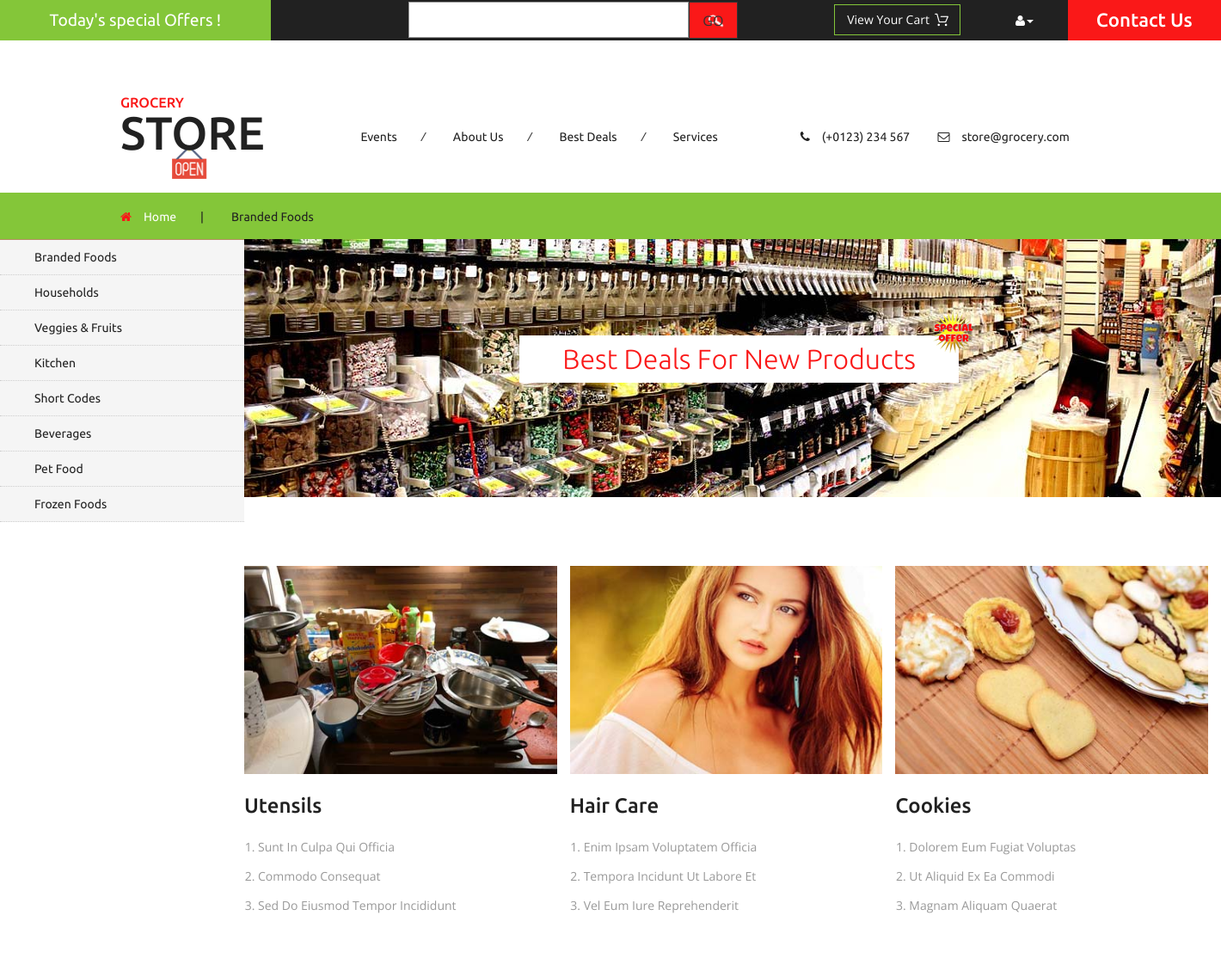
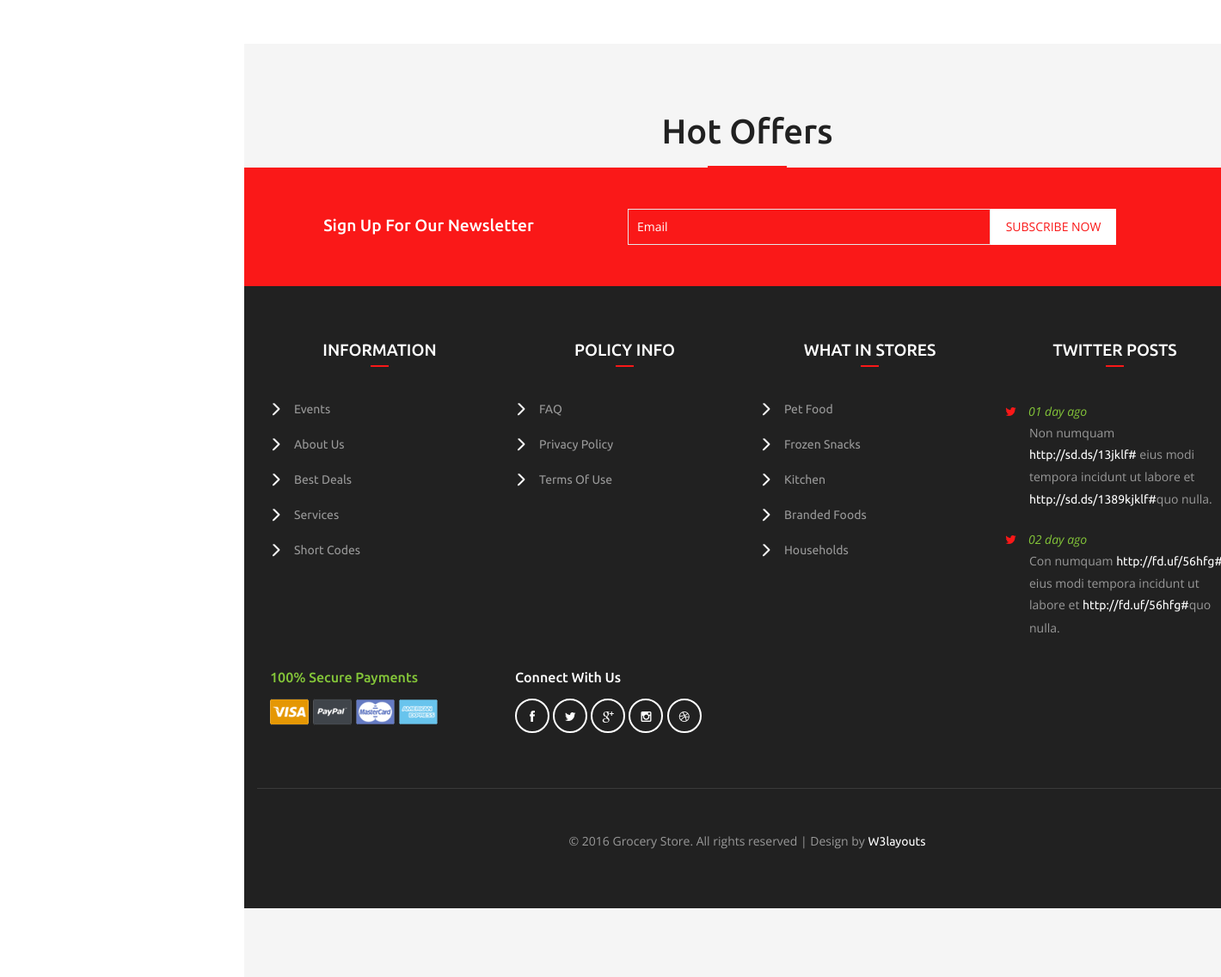
/products.php, run on the app's committed database (2 pictures, top to bottom).
### tables this page shows
CREATE TABLE `category` (
  `category_id` int(11) NOT NULL,
  `name_categogy` varchar(255) NOT NULL,
  `status` tinyint(1) NOT NULL,
  `created` datetime NOT NULL,
  `modified` datetime NOT NULL
);

### web/quantri/app/product.php (called while the page is built, shortened)
<?php
class product extends db
{
		public function category(){
		$sql = "SELECT * FROM category";
		$result = self::$conn->query($sql);
		return $this->getdata($result);
	}
}
?>

### web/quantri/app/db.php (called while the page is built, shortened)
<?php
class db
{
	public function getdata($rs){
		$arr = array();
		while($row = $rs->fetch_assoc()){
			$arr[] = $row;
		}
		return $arr;
	}
}
?>

### web/products.php (the view, shortened to what this page needs)
<?php
$product =	new	product();
?>
<!DOCTYPE html>
<html>
<head>
<link href="css/bootstrap.css" rel="stylesheet" type="text/css" media="all" />
<link href="css/style.css" rel="stylesheet" type="text/css" media="all" />
<link href="css/font-awesome.css" rel="stylesheet" type="text/css" media="all" />
</head>
<body>
	<div class="agileits_header">
		<div class="w3l_offers">
			<a href="products.php">Today's special Offers !</a>
		</div>
		<div class="w3l_search">
				<form action="result.php" method="get">
				<input type="text" name="key">
				<input type="submit" value="GO">
			</form>
		</div>
		<div class="product_list_header">
			<form action="#" method="post" class="last">
                <fieldset>
                    <input type="submit" name="submit" value="View your cart" class="button" />
                </fieldset>
            </form>
		</div>
		<div class="w3l_header_right">
			<ul>
				<li class="dropdown profile_details_drop">
					<a href="#" class="dropdown-toggle" data-toggle="dropdown"><i class="fa fa-user" aria-hidden="true"></i><span class="caret"></span></a>
				</li>
			</ul>
		</div>
		<div class="w3l_header_right1">
			<h2><a href="mail.html">Contact Us</a></h2>
		</div>
	</div>
	<div class="logo_products">
		<div class="container">
			<div class="w3ls_logo_products_left">
				<h1><a href="index.php"><span>Grocery</span> Store</a></h1>
			</div>
			<div class="w3ls_logo_products_left1">
				<ul class="special_items">
					<li><a href="events.html">Events</a><i>/</i></li>
					<li><a href="about.html">About Us</a><i>/</i></li>
					<li><a href="products.php">Best Deals</a><i>/</i></li>
					<li><a href="services.html">Services</a></li>
				</ul>
			</div>
			<div class="w3ls_logo_products_left1">
				<ul class="phone_email">
					<li><i class="fa fa-phone" aria-hidden="true"></i>(+0123) 234 567</li>
					<li><i class="fa fa-envelope-o" aria-hidden="true"></i><a href="mailto:store@grocery.com">store@grocery.com</a></li>
				</ul>
			</div>
			<div class="clearfix"> </div>
		</div>
	</div>
	<div class="products-breadcrumb">
		<div class="container">
			<ul>
				<li><i class="fa fa-home" aria-hidden="true"></i><a href="index.html">Home</a><span>|</span></li>
				<li>Branded Foods</li>
			</ul>
		</div>
	</div>
	<div class="banner">
		<div class="w3l_banner_nav_left">
			<nav class="navbar nav_bottom">
				<div class="collapse navbar-collapse" id="bs-megadropdown-tabs">
					<ul class="nav navbar-nav nav_1">
						<?php
						$category = $product->category();
                        foreach($category as $row){
                    	?>
						<li><a href="products.php?category_id=<?php echo $row['category_id'] ?>"><?php echo $row['name_categogy'] ?></a></li>
						 <?php
                        }
                   		 ?>
					</ul>
				 </div>
				 </div>
		</div>
		<div class="w3l_banner_nav_right">
			<div class="w3l_banner_nav_right_banner3">
				<h3>Best Deals For New Products<span class="blink_me"></span></h3>
			</div>
			<div class="w3l_banner_nav_right_banner3_btm">
				<div class="col-md-4 w3l_banner_nav_right_banner3_btml">
					<div class="view view-tenth">
						<img src="images/13.jpg" alt=" " class="img-responsive" />
					</div>
					<h4>Utensils</h4>
					<ol>
						<li>sunt in culpa qui officia</li>
						<li>commodo consequat</li>
						<li>sed do eiusmod tempor incididunt</li>
					</ol>
				</div>
				<div class="col-md-4 w3l_banner_nav_right_banner3_btml">
					<div class="view view-tenth">
						<img src="images/14.jpg" alt=" " class="img-responsive" />
					</div>
					<h4>Hair Care</h4>
					<ol>
						<li>enim ipsam voluptatem officia</li>
						<li>tempora incidunt ut labore et</li>
						<li>vel eum iure reprehenderit</li>
					</ol>
				</div>
				<div class="col-md-4 w3l_banner_nav_right_banner3_btml">
					<div class="view view-tenth">
						<img src="images/15.jpg" alt=" " class="img-responsive" />
					</div>
					<h4>Cookies</h4>
					<ol>
						<li>dolorem eum fugiat voluptas</li>
						<li>ut aliquid ex ea commodi</li>
						<li>magnam aliquam quaerat</li>
					</ol>
				</div>
			</div>
			<div class="top-brands">
		<div class="container">
			<h3>Hot Offers</h3>
	</div>
	<div class="newsletter">
		<div class="container">
			<div class="w3agile_newsletter_left">
				<h3>sign up for our newsletter</h3>
			</div>
			<div class="w3agile_newsletter_right">
				<form action="#" method="post">
					<input type="email" name="Email" value="Email" onfocus="this.value = '';" onblur="if (this.value == '') {this.value = 'Email';}" required="">
					<input type="submit" value="subscribe now">
				</form>
			</div>
			<div class="clearfix"> </div>
		</div>
	</div>
	<div class="footer">
		<div class="container">
			<div class="col-md-3 w3_footer_grid">
				<h3>information</h3>
				<ul class="w3_footer_grid_list">
					<li><a href="events.html">Events</a></li>
					<li><a href="about.html">About Us</a></li>
					<li><a href="products.html">Best Deals</a></li>
					<li><a href="services.html">Services</a></li>
					<li><a href="short-codes.html">Short Codes</a></li>
				</ul>
			</div>
			<div class="col-md-3 w3_footer_grid">
				<h3>policy info</h3>
				<ul class="w3_footer_grid_list">
					<li><a href="faqs.html">FAQ</a></li>
					<li><a href="privacy.html">privacy policy</a></li>
					<li><a href="privacy.html">terms of use</a></li>
				</ul>
			</div>
			<div class="col-md-3 w3_footer_grid">
				<h3>what in stores</h3>
				<ul class="w3_footer_grid_list">
					<li><a href="pet.html">Pet Food</a></li>
					<li><a href="frozen.html">Frozen Snacks</a></li>
					<li><a href="kitchen.html">Kitchen</a></li>
					<li><a href="products.html">Branded Foods</a></li>
					<li><a href="household.html">Households</a></li>
				</ul>
			</div>
			<div class="col-md-3 w3_footer_grid">
				<h3>twitter posts</h3>
				<ul class="w3_footer_grid_list1">
					<li><label class="fa fa-twitter" aria-hidden="true"></label><i>01 day ago</i><span>Non numquam <a href="#">http://sd.ds/13jklf#</a>
						eius modi tempora incidunt ut labore et
						<a href="#">http://sd.ds/1389kjklf#</a>quo nulla.</span></li>
					<li><label class="fa fa-twitter" aria-hidden="true"></label><i>02 day ago</i><span>Con numquam <a href="#">http://fd.uf/56hfg#</a>
						eius modi tempora incidunt ut labore et
						<a href="#">http://fd.uf/56hfg#</a>quo nulla.</span></li>
				</ul>
			</div>
			<div class="clearfix"> </div>
			<div class="agile_footer_grids">
				<div class="col-md-3 w3_footer_grid agile_footer_grids_w3_footer">
					<div class="w3_footer_grid_bottom">
						<h4>100% secure payments</h4>
						<img src="images/card.png" alt=" " class="img-responsive" />
					</div>
				</div>
				<div class="col-md-3 w3_footer_grid agile_footer_grids_w3_footer">
					<div class="w3_footer_grid_bottom">
						<h5>connect with us</h5>
						<ul class="agileits_social_icons">
							<li><a href="#" class="facebook"><i class="fa fa-facebook" aria-hidden="true"></i></a></li>
							<li><a href="#" class="twitter"><i class="fa fa-twitter" aria-hidden="true"></i></a></li>
							<li><a href="#" class="google"><i class="fa fa-google-plus" aria-hidden="true"></i></a></li>
							<li><a href="#" class="instagram"><i class="fa fa-instagram" aria-hidden="true"></i></a></li>
							<li><a href="#" class="dribbble"><i class="fa fa-dribbble" aria-hidden="true"></i></a></li>
						</ul>
					</div>
				</div>
				<div class="clearfix"> </div>
			</div>
			<div class="wthree_footer_copy">
				<p>© 2016 Grocery Store. All rights reserved | Design by <a href="http://w3layouts.com/">W3layouts</a></p>
			</div>
		</div>
	</div>
</body>
</html>

### data on the page
category: name_categogy "Branded Foods"
category: name_categogy "Households"
category: name_categogy "Veggies & Fruits"
category: name_categogy "Kitchen"
category: name_categogy "Short Codes"
category: name_categogy "Beverages"
category: name_categogy "Pet Food"
category: name_categogy "Frozen Foods"
